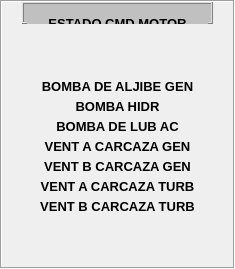
   <widget class="QFrame" name="frame_13">
    <property name="geometry">
     <rect>
      <x>710</x>
      <y>232</y>
      <width>235</width>
      <height>269</height>
     </rect>
    </property>
    <property name="styleSheet">
     <string notr="true">background-color: none;</string>
    </property>
    <property name="frameShape">
     <enum>QFrame::Box</enum>
    </property>
    <property name="frameShadow">
     <enum>QFrame::Sunken</enum>
    </property>
    <layout class="QGridLayout" name="gridLayout_20">
     <property name="margin">
      <number>0</number>
     </property>
     <property name="spacing">
      <number>0</number>
     </property>
     <item row="1" column="0">
      <layout class="QVBoxLayout" name="verticalLayout_14">
       <property name="spacing">
        <number>0</number>
       </property>
       <item>
        <spacer name="verticalSpacer_3">
         <property name="orientation">
          <enum>Qt::Vertical</enum>
         </property>
         <property name="sizeHint" stdset="0">
          <size>
           <width>20</width>
           <height>13</height>
          </size>
         </property>
        </spacer>
       </item>
       <item>
        <widget class="QLabel" name="lbCMDM01">
         <property name="minimumSize">
          <size>
           <width>191</width>
           <height>20</height>
          </size>
         </property>
         <property name="maximumSize">
          <size>
           <width>191</width>
           <height>20</height>
          </size>
         </property>
         <property name="font">
          <font>
           <pointsize>10</pointsize>
           <weight>75</weight>
           <bold>true</bold>
          </font>
         </property>
         <property name="text">
          <string>BOMBA DE ALJIBE GEN</string>
         </property>
         <property name="alignment">
          <set>Qt::AlignCenter</set>
         </property>
        </widget>
       </item>
       <item>
        <widget class="QLabel" name="lbCMDM02">
         <property name="minimumSize">
          <size>
           <width>191</width>
           <height>20</height>
          </size>
         </property>
         <property name="maximumSize">
          <size>
           <width>191</width>
           <height>20</height>
          </size>
         </property>
         <property name="font">
          <font>
           <pointsize>10</pointsize>
           <weight>75</weight>
           <bold>true</bold>
          </font>
         </property>
         <property name="text">
          <string>BOMBA HIDR</string>
         </property>
         <property name="alignment">
          <set>Qt::AlignCenter</set>
         </property>
        </widget>
       </item>
       <item>
        <widget class="QLabel" name="lbCMDM03">
         <property name="minimumSize">
          <size>
           <width>191</width>
           <height>20</height>
          </size>
         </property>
         <property name="maximumSize">
          <size>
           <width>191</width>
           <height>20</height>
          </size>
         </property>
         <property name="font">
          <font>
           <pointsize>10</pointsize>
           <weight>75</weight>
           <bold>true</bold>
          </font>
         </property>
         <property name="text">
          <string>BOMBA DE LUB AC</string>
         </property>
         <property name="alignment">
          <set>Qt::AlignCenter</set>
         </property>
        </widget>
       </item>
       <item>
        <widget class="QLabel" name="lbCMDM04">
         <property name="minimumSize">
          <size>
           <width>191</width>
           <height>20</height>
          </size>
         </property>
         <property name="maximumSize">
          <size>
           <width>191</width>
           <height>20</height>
          </size>
         </property>
         <property name="font">
          <font>
           <pointsize>10</pointsize>
           <weight>75</weight>
           <bold>true</bold>
          </font>
         </property>
         <property name="text">
          <string>VENT A CARCAZA GEN</string>
         </property>
         <property name="alignment">
          <set>Qt::AlignCenter</set>
         </property>
        </widget>
       </item>
       <item>
        <widget class="QLabel" name="lbCMDM05">
         <property name="minimumSize">
          <size>
           <width>191</width>
           <height>20</height>
          </size>
         </property>
         <property name="maximumSize">
          <size>
           <width>191</width>
           <height>20</height>
          </size>
         </property>
         <property name="font">
          <font>
           <pointsize>10</pointsize>
           <weight>75</weight>
           <bold>true</bold>
          </font>
         </property>
         <property name="text">
          <string>VENT B CARCAZA GEN</string>
         </property>
         <property name="alignment">
          <set>Qt::AlignCenter</set>
         </property>
        </widget>
       </item>
       <item>
        <widget class="QLabel" name="lbCMDM06">
         <property name="minimumSize">
          <size>
           <width>191</width>
           <height>20</height>
          </size>
         </property>
         <property name="maximumSize">
          <size>
           <width>191</width>
           <height>20</height>
          </size>
         </property>
         <property name="font">
          <font>
           <pointsize>10</pointsize>
           <weight>75</weight>
           <bold>true</bold>
          </font>
         </property>
         <property name="text">
          <string>VENT A CARCAZA TURB</string>
         </property>
         <property name="alignment">
          <set>Qt::AlignCenter</set>
         </property>
        </widget>
       </item>
       <item>
        <widget class="QLabel" name="lbCMDM07">
         <property name="minimumSize">
          <size>
           <width>191</width>
           <height>20</height>
          </size>
         </property>
         <property name="maximumSize">
          <size>
           <width>191</width>
           <height>20</height>
          </size>
         </property>
         <property name="font">
          <font>
           <pointsize>10</pointsize>
           <weight>75</weight>
           <bold>true</bold>
          </font>
         </property>
         <property name="text">
          <string>VENT B CARCAZA TURB</string>
         </property>
         <property name="alignment">
          <set>Qt::AlignCenter</set>
         </property>
        </widget>
       </item>
       <item>
        <spacer name="verticalSpacer_4">
         <property name="orientation">
          <enum>Qt::Vertical</enum>
         </property>
         <property name="sizeHint" stdset="0">
          <size>
           <width>20</width>
           <height>13</height>
          </size>
         </property>
        </spacer>
       </item>
      </layout>
     </item>
     <item row="0" column="0">
      <widget class="QFrame" name="frame_14">
       <property name="minimumSize">
        <size>
         <width>0</width>
         <height>20</height>
        </size>
       </property>
       <property name="maximumSize">
        <size>
         <width>16777215</width>
         <height>22</height>
        </size>
       </property>
       <property name="styleSheet">
        <string notr="true">background-color: rgb(192, 192, 192);</string>
       </property>
       <property name="frameShape">
        <enum>QFrame::Box</enum>
       </property>
       <property name="frameShadow">
        <enum>QFrame::Raised</enum>
       </property>
       <layout class="QGridLayout" name="gridLayout_19">
        <property name="margin">
         <number>0</number>
        </property>
        <property name="spacing">
         <number>0</number>
        </property>
        <item row="0" column="0">
         <widget class="QLabel" name="label_14">
          <property name="minimumSize">
           <size>
            <width>181</width>
            <height>22</height>
           </size>
          </property>
          <property name="maximumSize">
           <size>
            <width>181</width>
            <height>2</height>
           </size>
          </property>
          <property name="font">
           <font>
            <pointsize>10</pointsize>
            <weight>75</weight>
            <bold>true</bold>
           </font>
          </property>
          <property name="text">
           <string>ESTADO CMD MOTOR</string>
          </property>
          <property name="alignment">
           <set>Qt::AlignCenter</set>
          </property>
         </widget>
        </item>
       </layout>
      </widget>
     </item>
    </layout>
   </widget>
